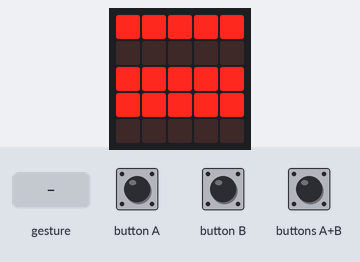
Recording of a program running on a simulated BBC micro:bit (MakeCode). Parts: the board's 5×5 LED display. Inputs (shaded band) come from the test bench. A tilt is held for 1.5 s and a shake lasts 1 s, then the board lies face up again.

Above: at 1.6 s.
1.7 s: button A pressed for 0.15 s
At 2.8 s:
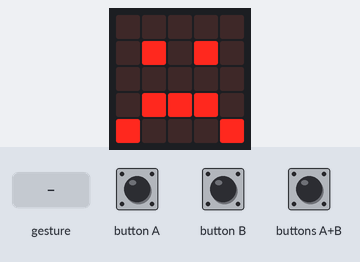
3.3 s: button B pressed for 0.15 s
At 4.0 s:
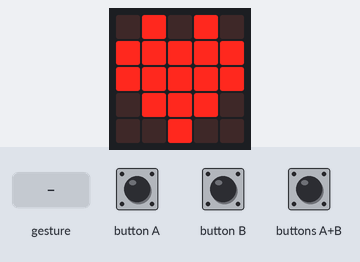
4.9 s: buttons A+B pressed for 0.15 s
At 6.2 s:
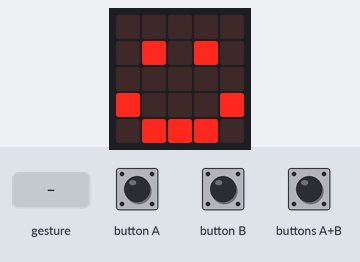
6.5 s: gesture 'free fall'
At 7.0 s:
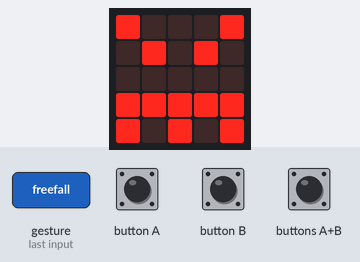
8.1 s: buttons A+B pressed for 1 s
At 10.1 s:
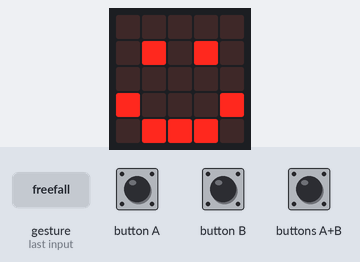
Timing chart, 0 to 11.6 s (numbered marks = the images above; inputs shaded):
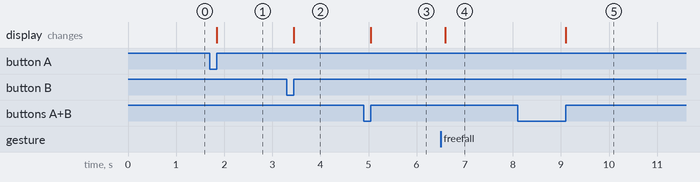

The program:

main.ts
```typescript
input.onButtonPressed(Button.A, function () {
    basic.showIcon(IconNames.Sad)
})
input.onButtonPressed(Button.AB, function () {
    basic.showIcon(IconNames.Happy)
})
input.onGesture(Gesture.FreeFall, function () {
    basic.showIcon(IconNames.Angry)
})
input.onButtonPressed(Button.B, function () {
    basic.showIcon(IconNames.Heart)
    basic.pause(180000)
    basic.showString("voce zerou o jogo")
})
basic.showLeds(`
    # # # # #
    . . . . .
    # # # # #
    # # # # #
    . . . . .
    `)
basic.forever(function () {

})
```

test.ts
```typescript
// testes vão aqui; isto não será compilado quando este pacote for usado como uma extensão.
```

Measured:
- after the input at 1.7 s, the display: changes after 0.15 s (image 1)
- after the input at 3.3 s, the display: changes after 0.15 s (image 2)
- after the input at 4.9 s, the display: changes after 0.15 s (image 3)
- after the input at 6.5 s, the display: changes after 0.10 s (image 4)
- after the input at 8.1 s, the display: changes after 1.0 s (image 5)
